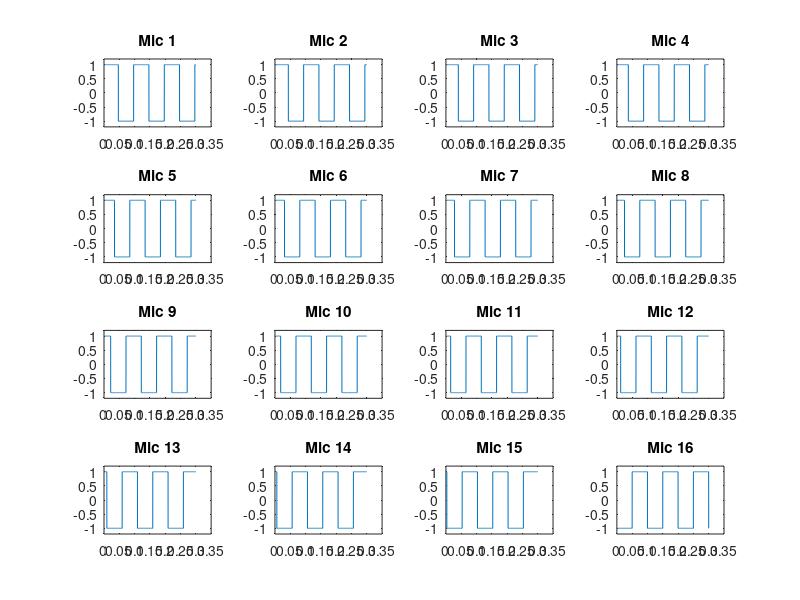

MATLAB code for this plot: (Note: this script raises an error after producing the figure.)
%% DATA AND INITIALIZATION

clc;
clear;
close all;


%[y,Fs] = audioread(rec.wav);

M = 16; %number of sensors
L = 0.45; %total length of array [m]
c = 343; %measured speed of sound [m/s]
d = L/(M - 1); %distance between sensors [m]

%% ANTI-ALIASING CONDITION 
%d<lambda/2
lambda_min = 2*d;
f_max= c/lambda_min;  %anti-aliasing condition

%% SIGNALS GENERATION
fs = 8000;
t_max = 0.3;
t = 0:1/fs:t_max;
y = zeros(M, length(t));
f0 = 10;
w_len = 33; %length of window
w = hanning(w_len)'; %actual window
R = (w_len-1)/2 + 1; %hop size in samples (50%)
nfft = 512;
theta = -90:1:90;

figure
for i=1:M
    y(i,:) = square(2*pi*f0*t+i*pi/M);
    subplot(4, 4, i);
    plot(t, y(i, :));
    title(['Mic ', num2str(i)])
    ylim([-1.2 1.2])
end

%% PROCESSING
[spectrum, t_spec_axis, f_spec_axis] = my_stft(y, fs, w, R, nfft, M);

[ff, tt] = meshgrid(t_spec_axis, f_spec_axis);

figure
for ii=1:M
    subplot(4, 4, ii)
    surf(ff, tt, abs(spectrum(:, :, ii)), 'EdgeAlpha', 0)
    view(2)
    title(['Spectrogram ', num2str(ii)])
end
%% Propagation vectors and covariance matrix estimate
bands = f_spec_axis(4:4:end);

a = zeros(M, length(theta), length(bands));
cov_est = zeros(M, M, length(bands));

for f_c = bands
    a(:, :, bands==f_c) = exp(-1i*2*pi*f_c*d*sin(theta*pi/180).*(0:1:M-1).'/c);
    for ii=1:length(size(t_spec_axis))
        spec = squeeze(spectrum(f_spec_axis==f_c, ii, :));
        cov_est(:, :, bands==f_c) = cov_est(:, :, bands==f_c) + spec*spec'/length(t_spec_axis);
    end
end

%% Pseudo-spectrum

p = zeros(length(bands), length(theta));

for ii = 1:length(bands)
    for jj = 1:length(theta)
        p(ii, jj) = squeeze(a(:, jj, ii))'*cov_est(:, :, ii)*a(:, jj, ii);
    end
end

p_avg = sum(p, 1)/length(bands);

figure
plot(theta, abs(p_avg))